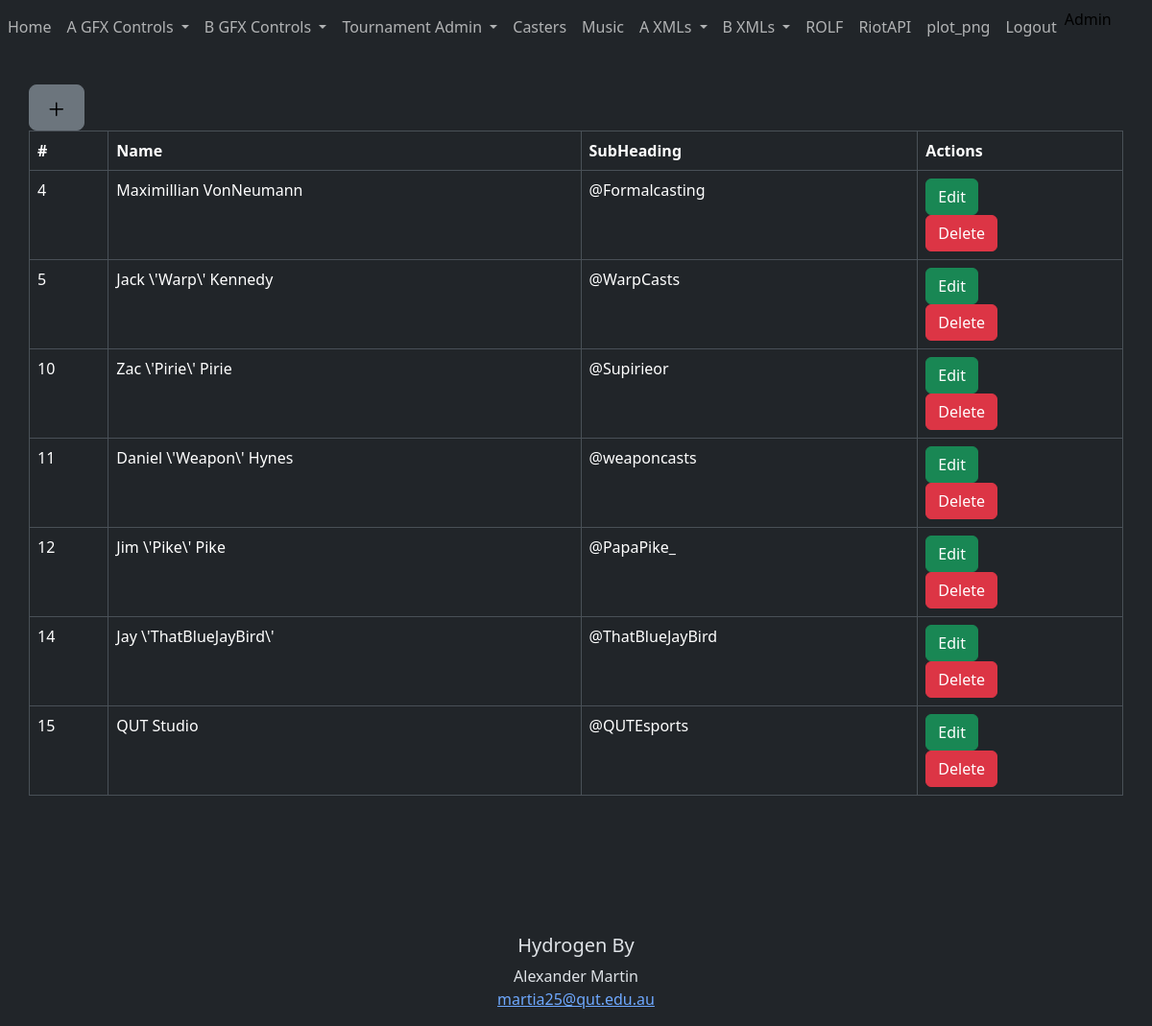
/Casters/ (signed in), run on the app's committed database.
### App/models.py (models this page shows)
class User(UserMixin, db.Model):
    __tablename__='users'
    id = db.Column(db.Integer, primary_key=True)
    username = db.Column(db.String(60), nullable=False)
    password = db.Column(db.String(500), nullable=False)

class Casters(db.Model):
    __tablename__="Casters"
    id = db.Column(db.Integer, primary_key=True)
    name = db.Column(db.String(64))
    subname = db.Column(db.String(64))

### App/BluePrints/CastersBP.py (the view)
@bp.route('/Casters/')
@login_required
def casters():
    data = Casters.query.all()
    return render_template('Casters/Casters.html', headings = headings.CasterHeadings , data = data)

### App/templates/Casters/Casters.html (shortened to what this page needs)
{% extends "Base.html" %}
{% import "bootstrap/wtf.html" as wtf %}
{% block content %}
<div class="container">
    <div>
        <a type="button" class="btn btn-secondary btn-lg btn-block" href={{url_for('CastersBP.castersadd')}}><img src="../static/img/plus.svg"></a>
    </div>
  <div class="row">
    <div class="col-12">
      <table class="table table-bordered">
        <thead>
          <tr>
            {% for header in headings%}
            <th scope="col">{{ header }}</th>
            {% endfor %}
          </tr>
        </thead>
        <tbody>
            {% for caster in data%}
                <tr>
                    <td>
                        {{caster.id}}
                    </td>
                    <td>
                        {{caster.name}}
                    </td>
                    <td>
                        {{caster.subname}}
                    </td>
                    <td>
                      <button type="button" class="btn btn-success" onclick="Edit('{{caster.id}}')">Edit</button>
                      <button type="button" class="btn btn-danger" onclick="Del('{{caster.id}}')">Delete</button>
                    </td>
                </tr>
            {% endfor %}
        </tbody>
      </table>
    </div>
  </div>
</div>
{% endblock %}

### App/templates/Base.html (shortened to what this page needs)
<!doctype html>
<html lang="en" data-bs-theme="dark">
  <head>
	<link href="https://cdn.jsdelivr.net/npm/bootstrap@5.3.2/dist/css/bootstrap.min.css" rel="stylesheet">
  </head>
  <body>
	<nav class="navbar navbar-expand-lg custom-element">
		<div class="position-relative" id="navbarSupportedContent" data-bs-theme="dark">
			<ul class="navbar-nav mr-auto">
				<li class="nav-item active">
					<a class="nav-link" href={{url_for('main.index')}}>Home</a>
				</li>
				<li class="nav-item dropdown">
					<div class="dropdown">
						<a class="nav-link dropdown-toggle" type="button" data-bs-toggle="dropdown" aria-expanded="false">
							A GFX Controls
						</a>
					</div>
				</li>
				<li class="nav-item dropdown">
					<div class="dropdown">
						<a class="nav-link dropdown-toggle" type="button" data-bs-toggle="dropdown" aria-expanded="false">
							B GFX Controls
						</a>
					</div>
				</li>
				<li class="nav-item dropdown">
					<div class="dropdown">
						<a class="nav-link dropdown-toggle" type="button" data-bs-toggle="dropdown" aria-expanded="false">
							Tournament Admin
						</a>
					</div>
				</li>
				<li class="nav-item"><a class="nav-link" href={{url_for('CastersBP.casters')}}>Casters</a></li>
				<li class="nav-item"><a class="nav-link" href={{url_for('MusicBP.music')}}>Music</a></li>
				<li class="nav-item dropdown">
					<div class="dropdown">
						<a class="nav-link dropdown-toggle" type="button" data-bs-toggle="dropdown" aria-expanded="false">
							A XMLs
						</a>
					</div>
				</li>
				<li class="nav-item dropdown">
					<div class="dropdown">
						<a class="nav-link dropdown-toggle" type="button" data-bs-toggle="dropdown" aria-expanded="false">
							B XMLs
						</a>
					</div>
				</li>
				<li class="nav-item"><a class="nav-link" href={{url_for('ROLFBP.rolf')}}>ROLF</a></li>
				<li class="nav-item"><a class="nav-link" href={{url_for('main.RiotAPI')}}>RiotAPI</a></li>
				<li class="nav-item"><a class="nav-link" href={{url_for('Plot.plot_png')}}>plot_png</a></li>
				<li class="nav-item"><a class="nav-link" href={{url_for('LoginBP.logout')}}>Logout</a></li>
				<li class="nav-item">{{session['username']}}</li>
			</ul>
		</div>
    </nav>
    {% block content %}
    {% endblock %}
    <footer>
		<center>
		<br>
		<br>
		<br>
		<br>
		<h5>Hydrogen By</h5>
        <p>Alexander Martin<br>
		<a href="martia25@qut.edu.au">martia25@qut.edu.au</a></p>
		</center>
      </footer>
  </body>
</html>

### App/templates/Base.html (style rules this page uses)
.custom-element { color: #000; }

### App/templates/Casters/Casters.html (style rules this page uses)
.container { padding: 2rem 0rem; }

### data on the page
User: username "Admin"
Casters: id "4", name "Maximillian VonNeumann", subname "@Formalcasting"
Casters: id "5", name "Jack \\'Warp\\' Kennedy", subname "@WarpCasts"
Casters: id "10", name "Zac \\'Pirie\\' Pirie", subname "@Supirieor"
Casters: id "11", name "Daniel \\'Weapon\\' Hynes", subname "@weaponcasts"
Casters: id "12", name "Jim \\'Pike\\' Pike", subname "@PapaPike_"
Casters: id "14", name "Jay \\'ThatBlueJayBird\\'", subname "@ThatBlueJayBird"
Casters: id "15", name "QUT Studio", subname "@QUTEsports"

### other printed values
{{ header }} "#" "Name" "SubHeading" "Actions"
